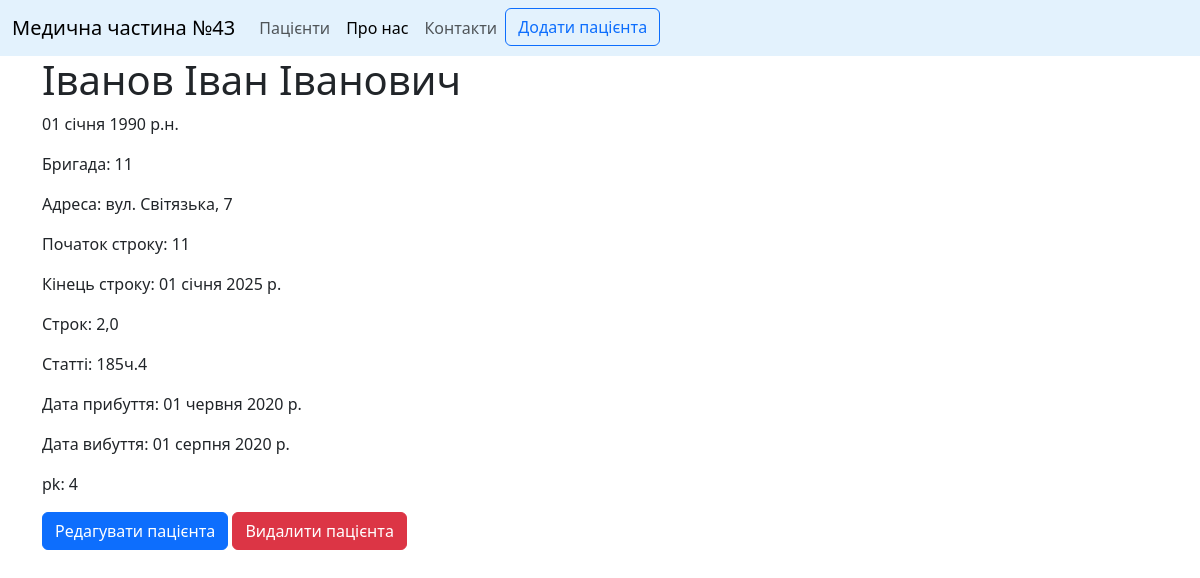
Screenshot of /patients/4 with the database file from the repository.
### patients/models.py (models this page shows, shortened)
class Patients(models.Model):
    last_name = models.CharField('Прізвище', max_length=30)
    first_name = models.CharField("Ім'я", max_length=30)
    middle_name = models.CharField('По батькові', max_length=30)
    birth_date = models.DateField('Дата народження')
    brigade = models.CharField('Бригада', max_length=5)
    address = models.CharField('Адреса проживання', max_length=30)
    begin_sentence = models.DateField('Початок строку')
    end_sentence = models.DateField('Кінець строку',  blank=True, null=True)
    term_sentence = models.FloatField('Строк')
    sections = models.CharField('Статті', max_length=30)
    date_arrival = models.DateField('Дата прибуття')
    date_departure = models.DateField('Дата вибуття',  blank=True, null=True)
    class Meta:
        verbose_name = 'Пацієнт'
        verbose_name_plural = 'Пацієнти'
        ordering = ['last_name']
        indexes = [
            models.Index(fields=['last_name', 'first_name', 'middle_name', 'birth_date'])
        ]

### patients/views.py (the view)
# urls.py: path('<int:pk>', views.PatientDetailView.as_view(), name='patient_details'),
class PatientDetailView(DetailView):
    model = Patients
    template_name = 'patients/patient_details.html'
    context_object_name = 'patient'

### patients/templates/patients/patient_details.html (shortened to what this page needs)
{% extends 'main/layout.html'%}
{% block btn %}
                    <li class="nav-item">
                        <a class="btn btn btn-outline-primary" href="{%url 'patient_create'%}" role="button">Додати пацієнта</a>
                    </li>
{%endblock%}
{%block content %}
    <div class="container text-start">
        <h1>{{ patient.last_name }} {{patient.first_name}} {{patient.middle_name}}</h1>
        <p>{{ patient.birth_date }}н.</p>
        <p>Бригада: {{ patient.brigade }}</p>
        <p>Адреса: {{ patient.address }}</p>
        <p>Початок строку: {{ patient.brigade}}</p>
        <p>Кінець строку: {{ patient.end_sentence}}</p>
        <p>Строк: {{ patient.term_sentence}}</p>
        <p>Статті: {{ patient.sections }}</p>
        <p>Дата прибуття: {{ patient.date_arrival}}</p>
        <p>Дата вибуття: {{ patient.date_departure}}</p>
        <p>pk: {{ patient.id}}</p>
        <a class="btn btn-primary" role="button" href="{%url 'patient_update' patient.id%}">Редагувати пацієнта</a>
        <a class="btn btn-danger" role="button" href="{%url 'patient_delete' patient.id%}">Видалити пацієнта</a>
    </div>
{% endblock %}

### rows the page displays
Patients: last_name "Іванов", first_name "Іван", middle_name "Іванович", birth_date "01 січня 1990 р.", brigade "11", address "вул. Світязька, 7", end_sentence "01 січня 2025 р.", term_sentence "2,0", sections "185ч.4", date_arrival "01 червня 2020 р.", date_departure "01 серпня 2020 р.", id "4"
